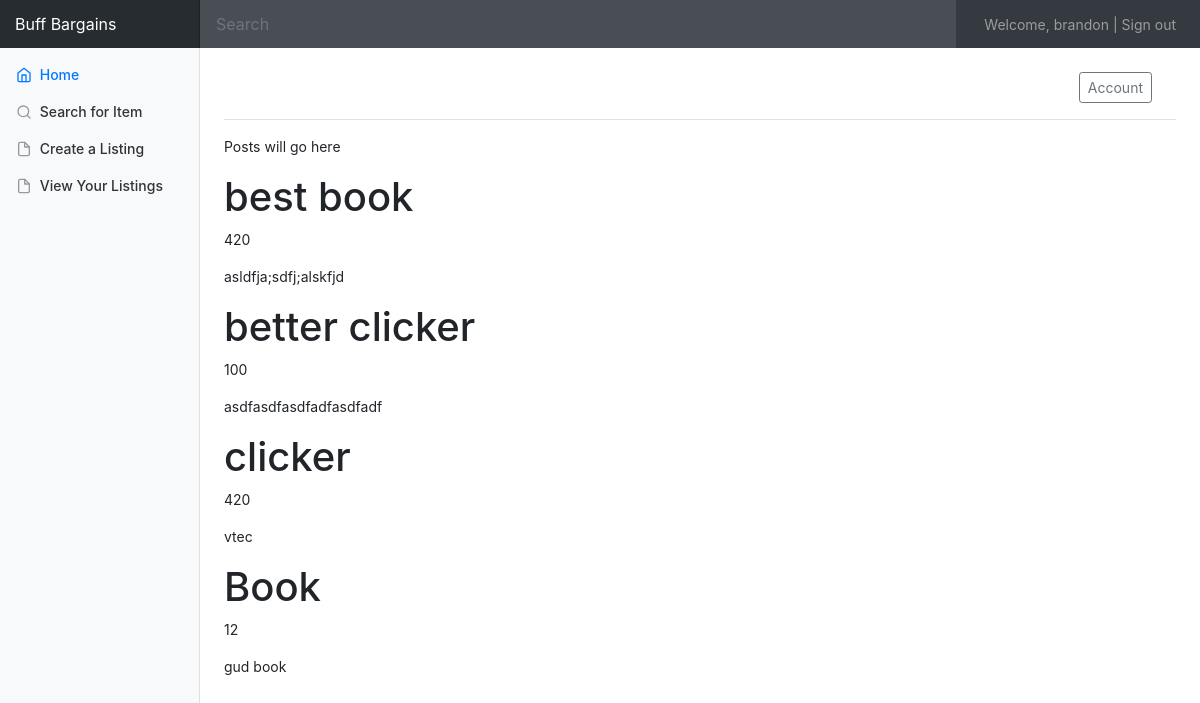
The app's page /home/ (signed in) with its own data.
### sko/models.py (models this page shows, shortened)
class listing(models.Model):
	title =  models.CharField(max_length=100)
	author = models.ForeignKey(User, on_delete=models.CASCADE)
	price = models.CharField(max_length=100)
	desc = models.TextField()
	date = models.DateTimeField(auto_now=True)
	class Meta:
		ordering = ['-date']

### sko/views.py (the view)
# urls.py: 2. Add a URL to urlpatterns:  path('', views.home, name='home')
def home(request):
	queryset = listing.objects.all()
	context ={
		'object_list':queryset
	}
	return render(request, 'sko/home.html', context)

### sko/templates/sko/home.html
{% extends 'sko/base.html' %}
{% block main %}
<p> Posts will go here</p>
{% for obj in object_list%}
<h1>{{ obj.title}}</h1>
<p>{{ obj.price }}</p>
<p>{{ obj.desc }}</p>
{% endfor %}
{% endblock%}

### sko/templates/sko/base.html (shortened to what this page needs)
{% load static %}
<!doctype html>
<html lang="en">
  <head>
    <link rel="stylesheet" href="https://maxcdn.bootstrapcdn.com/bootstrap/4.0.0/css/bootstrap.min.css">
    <link href="{% static 'sko/main.css' %}" rel="stylesheet">
  </head>
  <body>
    <nav class="navbar navbar-dark sticky-top bg-dark flex-md-nowrap p-0">
      <a class="navbar-brand col-sm-3 col-md-2 mr-0" href="#">Buff Bargains</a>
      {% if user.is_authenticated %}
      <input class="form-control form-control-dark w-100" type="text" placeholder="Search" aria-label="Search">
      <ul class="navbar-nav flex-row px-4">
        <li class="nav-item text-nowrap px-1">
          <a class="nav-link" href="{% url 'admin:index' %}">Welcome, {{ user.username }}   |</a>
        </li>
        <li class="nav-item text-nowrap">
          <a class="nav-link" href="{% url 'logout' %}">Sign out</a>
          {% else %}
          <a class="nav-link" href="{% url 'login' %}">Login</a>
          {% endif %}
        </li>
      </ul>
    </nav>
    {% if user.is_authenticated %}
    <div class="container-fluid">
      <div class="row">
        <nav class="col-md-2 d-none d-md-block bg-light sidebar">
          <div class="sidebar-sticky">
            <ul class="nav flex-column">
              <li class="nav-item">
                <a class="nav-link active" href="{% url 'sko/home' %}">
                  <span data-feather="home"></span>
                  Home  <span class="sr-only">(current)</span>
                </a>
              </li>
              <li class="nav-item">
                <a class="nav-link" href="#">
                  <span data-feather="search"></span>
                  Search for Item
                </a>
              </li>
              <li class="nav-item">
                <a class="nav-link" href="{% url 'sko/newPost' %}">
                  <span data-feather="file"></span>
                  Create a Listing
                </a>
              </li>
              <li class="nav-item">
                <a class="nav-link" href="{% url 'sko/account' %}">
                  <span data-feather="file"></span>
                  View Your Listings
                </a>
              </li>
            </ul>
          </div>
        </nav>
        {% endif %}
        <main role="main" class="col-md-9 ml-sm-auto col-lg-10 pt-3 px-4">
          <div class="d-flex justify-content-between flex-wrap flex-md-nowrap align-items-center pb-2 mb-3 border-bottom">
            {% if user.is_authenticated %}
            <div class="btn-toolbar mb-2 mb-md-0">
              <div class="btn-group mr-2">
                <a class="nav-link" href="{% url 'sko/account' %}"><button class="btn btn-sm btn-outline-secondary"> Account</button></a>
              </div>
            </div>
            {% endif %}
          </div>
          {% block main %}{% endblock %}
        </main>
      </div>
    </div>
  </body>
</html>

### sko/static/sko/main.css (style rules this page uses)
body { font-size: .875rem; }
.feather { width: 16px; height: 16px; vertical-align: text-bottom; }
.sidebar { position: fixed; top: 0; bottom: 0; left: 0; z-index: 100; padding: 0; box-shadow: inset -1px 0 0 rgba(0, 0, 0, .1); }
.sidebar-sticky { position: -webkit-sticky; position: sticky; top: 48px; height: calc(100vh - 48px); padding-top: .5rem; overflow-x: hidden; overflow-y: auto; }
.sidebar .nav-link { font-weight: 500; color: #333; }
.sidebar .nav-link .feather { margin-right: 4px; color: #999; }
.sidebar .nav-link.active { color: #007bff; }
.sidebar .nav-link:hover .feather, .sidebar .nav-link.active .feather { color: inherit; }
.navbar-brand { padding-top: .75rem; padding-bottom: .75rem; font-size: 1rem; background-color: rgba(0, 0, 0, .25); box-shadow: inset -1px 0 0 rgba(0, 0, 0, .25); }
.navbar .form-control { padding: .75rem 1rem; border-width: 0; border-radius: 0; }
.form-control-dark { color: #fff; background-color: rgba(255, 255, 255, .1); border-color: rgba(255, 255, 255, .1); }
.border-bottom { border-bottom: 1px solid #e5e5e5; }

### records on screen
listing: title "best book", price "420", desc "asldfja;sdfj;alskfjd"
listing: title "better clicker", price "100", desc "asdfasdfasdfadfasdfadf"
listing: title "clicker", price "420", desc "vtec"
listing: title "Book", price "12", desc "gud book"

### other values on screen
{{ user.username }} "brandon"
